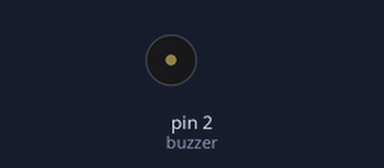
This sketch was run on a simulated Arduino Uno, built with avr-gcc and run on an emulated ATmega328P. Parts: buzzer (waves = sounding).

Above: at 0.3 s.
Timing chart, 0 to 3.0 s (numbered marks = the images above):
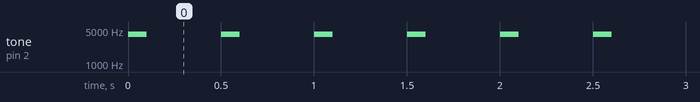

Measured:
- by itself, tone on pin 2 (buzzer): alternates 4098 Hz for 0.10 s and silent for 0.40 s

The sketch:

marioatpin2.ino
```cpp
const int buzzer = 2; //buzzer to arduino pin 9


void setup(){

  pinMode(buzzer, OUTPUT); // Set buzzer - pin 9 as an output

}

void loop(){
  int i=0,buzz=100;

 while(i<100){
  tone(buzzer, 4098);
  delay(100);
  noTone(buzzer);
  delay(400);
 i++;
 }

}
```
